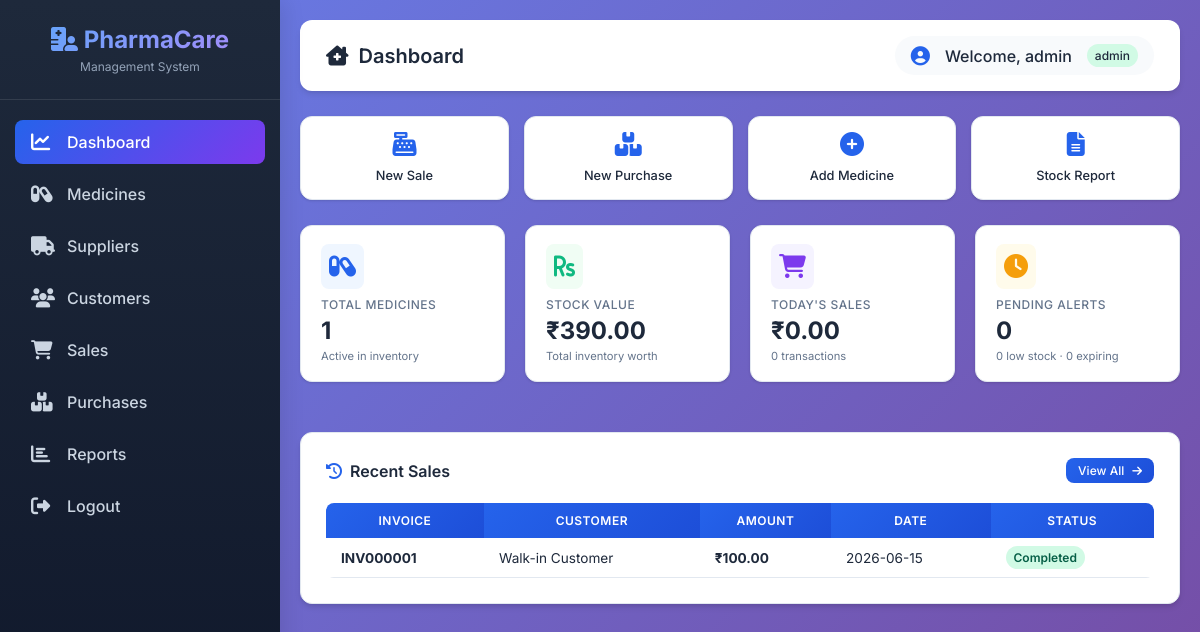
The page /dashboard/ (signed in) on the database its author committed.
### tables this page shows
CREATE TABLE sales (
            id INTEGER PRIMARY KEY AUTOINCREMENT,
            invoice_no TEXT UNIQUE NOT NULL,
            customer_id INTEGER,
            total_amount REAL,
            discount REAL DEFAULT 0,
            gst REAL DEFAULT 0,
            net_amount REAL,
            payment_method TEXT,
            sale_date TIMESTAMP DEFAULT CURRENT_TIMESTAMP,
            FOREIGN KEY (customer_id) REFERENCES customers (id)
        );

### routes/dashboard_routes.py (the view)
@dashboard_bp.route('/')
def dashboard():
    if 'user_id' not in session:
        return redirect(url_for('auth_bp.login'))
    data = DashboardController.get_dashboard_data()
    return render_template('dashboard/dashboard.html', data=data)

### database/db.py (called while the page is built)
def get_db_connection():
    conn = sqlite3.connect(DATABASE_PATH)
    conn.row_factory = sqlite3.Row
    return conn

### models/medicine_model.py (called while the page is built)
    @staticmethod
    def get_all_medicines():
        conn = get_db_connection()
        cursor = conn.cursor()
        cursor.execute('''
            SELECT m.*, s.name as supplier_name
            FROM medicines m
            LEFT JOIN suppliers s ON m.supplier_id = s.id
            ORDER BY m.name
        ''')
        medicines = cursor.fetchall()
        conn.close()
        return medicines

    @staticmethod
    def get_low_stock_medicines():
        conn = get_db_connection()
        cursor = conn.cursor()
        cursor.execute('''
            SELECT * FROM medicines
            WHERE quantity <= reorder_level
            ORDER BY quantity ASC
        ''')
        medicines = cursor.fetchall()
        conn.close()
        return medicines

### models/sales_model.py (called while the page is built)
    @staticmethod
    def get_all_sales():
        conn = get_db_connection()
        cursor = conn.cursor()
        cursor.execute('''
            SELECT s.*, c.name as customer_name
            FROM sales s
            LEFT JOIN customers c ON s.customer_id = c.id
            ORDER BY s.sale_date DESC
        ''')
        sales = cursor.fetchall()
        conn.close()
        return sales

### templates/dashboard/dashboard.html (shortened to what this page needs)
{% extends "layout/base.html" %}
{% block title %}Dashboard{% endblock %}
{% block content %}
<div class="quick-actions">
    <a href="{{ url_for('sales_bp.create_bill') }}" class="quick-action-btn">
        <i class="fas fa-cash-register"></i>
        <span>New Sale</span>
    </a>
    <a href="{{ url_for('purchase_bp.add_purchase') }}" class="quick-action-btn">
        <i class="fas fa-boxes"></i>
        <span>New Purchase</span>
    </a>
    <a href="{{ url_for('medicine_bp.add_medicine') }}" class="quick-action-btn">
        <i class="fas fa-plus-circle"></i>
        <span>Add Medicine</span>
    </a>
    <a href="{{ url_for('report_bp.stock_report') }}" class="quick-action-btn">
        <i class="fas fa-file-alt"></i>
        <span>Stock Report</span>
    </a>
</div>
<div class="dashboard-stats">
    <div class="stat-card-mini stat-blue">
        <div class="stat-icon"><i class="fas fa-capsules"></i></div>
        <div class="stat-label">Total Medicines</div>
        <div class="stat-number">{{ data.total_medicines }}</div>
        <div class="stat-sub">Active in inventory</div>
    </div>
    <div class="stat-card-mini stat-green">
        <div class="stat-icon"><i class="fas fa-rupee-sign"></i></div>
        <div class="stat-label">Stock Value</div>
        <div class="stat-number">₹{{ "%.2f"|format(data.total_stock_value) }}</div>
        <div class="stat-sub">Total inventory worth</div>
    </div>
    <div class="stat-card-mini stat-purple">
        <div class="stat-icon"><i class="fas fa-shopping-cart"></i></div>
        <div class="stat-label">Today's Sales</div>
        <div class="stat-number">₹{{ "%.2f"|format(data.total_today_sales) }}</div>
        <div class="stat-sub">{{ data.total_today_transactions }} transactions</div>
    </div>
    <div class="stat-card-mini stat-orange">
        <div class="stat-icon"><i class="fas fa-clock"></i></div>
        <div class="stat-label">Pending Alerts</div>
        <div class="stat-number">{{ data.low_stock_count + data.expiring_count }}</div>
        <div class="stat-sub">{{ data.low_stock_count }} low stock · {{ data.expiring_count }} expiring</div>
    </div>
</div>
<div class="card">
    <div style="display: flex; justify-content: space-between; align-items: center; margin-bottom: 15px;">
        <h3 style="margin: 0; font-size: 1rem; display: flex; align-items: center; gap: 8px;">
            <i class="fas fa-history" style="color: var(--primary);"></i>
            Recent Sales
        </h3>
        <a href="{{ url_for('sales_bp.sales_list') }}" class="btn btn-primary btn-sm" style="padding: 5px 12px; font-size: 0.75rem;">
            View All <i class="fas fa-arrow-right" style="font-size: 0.7rem;"></i>
        </a>
    </div>
    <table class="table-compact">
        <thead>
            <tr><th>Invoice</th><th>Customer</th><th>Amount</th><th>Date</th><th>Status</th></tr>
        </thead>
        <tbody>
            {% for sale in data.recent_sales[:5] %}
            <tr>
                <td><strong>{{ sale.invoice_no }}</strong></td>
                <td>{{ sale.customer_name or 'Walk-in Customer' }}</td>
                <td><strong>₹{{ "%.2f"|format(sale.net_amount) }}</strong></td>
                <td>{{ sale.sale_date[:10] }}</td>
                <td><span class="badge badge-success">Completed</span></td>
            </tr>
            {% endfor %}
        </tbody>
    </table>
</div>
{% endblock %}

### templates/layout/base.html (style rules this page uses)
:root { --primary: #2563eb; --primary-dark: #1d4ed8; --secondary: #10b981; --danger: #ef4444; --warning: #f59e0b; --info: #3b82f6; --dark: #1e293b; --light: #f8fafc; --gray: #64748b; --border: #e2e8f0; --shadow-sm: 0 1px 2px 0 rgb(0 0 0 / 0.05); --shadow: 0 1px 3px 0 rgb(0 0 0 / 0.1), 0 1px 2px -1px rgb(0 0 0 / 0.1); --shadow-md: 0 4px 6px -1px rgb(0 0 0 / 0.1), 0 2px 4px -2px rgb(0 0 0 / 0.1); --shadow-lg: 0 10px 15px -3px rgb(0 0 0 / 0.1), 0 4px 6px -4px rgb(0 0 0 / 0.1); --radius: 12px; --radius-sm: 8px; }
* { margin: 0; padding: 0; box-sizing: border-box; }
body { font-family: 'Inter', sans-serif; background: linear-gradient(135deg, #667eea 0%, #764ba2 100%); min-height: 100vh; overflow-x: hidden; }
.btn { padding: 10px 20px; border: none; border-radius: var(--radius-sm); cursor: pointer; text-decoration: none; display: inline-flex; align-items: center; gap: 8px; font-weight: 500; transition: all 0.3s ease; font-size: 0.875rem; }
.btn i { font-size: 1rem; }
.btn-primary { background: linear-gradient(135deg, var(--primary), var(--primary-dark)); color: white; }
.card { background: white; padding: 25px; border-radius: var(--radius); box-shadow: var(--shadow-md); margin-bottom: 25px; transition: all 0.3s ease; border: 1px solid var(--border); }
.card h2, .card h3 { margin-bottom: 20px; color: var(--dark); font-weight: 600; }
table { width: 100%; background: white; border-collapse: separate; border-spacing: 0; margin-top: 20px; border-radius: var(--radius-sm); overflow: hidden; }
table th { background: linear-gradient(135deg, var(--primary), var(--primary-dark)); color: white; padding: 15px; font-weight: 600; font-size: 0.875rem; }
table td { padding: 12px 15px; border-bottom: 1px solid var(--border); color: var(--dark); }
.badge { display: inline-flex; align-items: center; padding: 4px 8px; border-radius: 12px; font-size: 0.75rem; font-weight: 600; }
.badge-success { background: #d1fae5; color: #065f46; }

### templates/dashboard/dashboard.html (style rules this page uses)
.dashboard-stats { display: grid; grid-template-columns: repeat(4, 1fr); gap: 20px; margin-bottom: 25px; }
.stat-card-mini { background: white; padding: 18px 20px; border-radius: var(--radius); box-shadow: var(--shadow); transition: all 0.3s ease; border: 1px solid var(--border); position: relative; overflow: hidden; }
.stat-card-mini .stat-icon { font-size: 1.5rem; margin-bottom: 8px; display: inline-block; padding: 8px; border-radius: var(--radius-sm); }
.stat-card-mini .stat-label { font-size: 0.75rem; color: var(--gray); font-weight: 500; text-transform: uppercase; letter-spacing: 0.5px; margin-bottom: 4px; }
.stat-card-mini .stat-number { font-size: 1.5rem; font-weight: 700; color: var(--dark); }
.stat-card-mini .stat-sub { font-size: 0.7rem; color: var(--gray); margin-top: 4px; }
.stat-blue .stat-icon { background: #eff6ff; color: #2563eb; }
.stat-green .stat-icon { background: #f0fdf4; color: #10b981; }
.stat-purple .stat-icon { background: #f5f3ff; color: #7c3aed; }
.stat-orange .stat-icon { background: #fffbeb; color: #f59e0b; }
.quick-actions { display: grid; grid-template-columns: repeat(4, 1fr); gap: 15px; margin-bottom: 25px; }
.quick-action-btn { background: white; padding: 15px; border-radius: var(--radius); border: 1px solid var(--border); text-align: center; text-decoration: none; color: var(--dark); transition: all 0.3s ease; box-shadow: var(--shadow); }
.quick-action-btn i { font-size: 1.5rem; color: var(--primary); margin-bottom: 8px; display: block; }
.quick-action-btn span { font-size: 0.8rem; font-weight: 500; }
.table-compact { font-size: 0.85rem; }
.table-compact th { padding: 10px 15px; font-weight: 600; font-size: 0.75rem; text-transform: uppercase; letter-spacing: 0.5px; }
.table-compact td { padding: 8px 15px; }

### rows shown on the page
sales: invoice_no "INV000001", customer_name "Walk-in Customer", net_amount "100.00", sale_date "2026-06-15"

### other values the page prints
{{ session.username }} "admin"
{{ session.role }} "admin"
{{ data.total_medicines }} "1"
{{ "%.2f"|format(data.total_stock_value) }} "390.00"
{{ "%.2f"|format(data.total_today_sales) }} "0.00"
{{ data.total_today_transactions }} "0"
{{ data.low_stock_count + data.expiring_count }} "0"
{{ data.low_stock_count }} "0"
{{ data.expiring_count }} "0"
